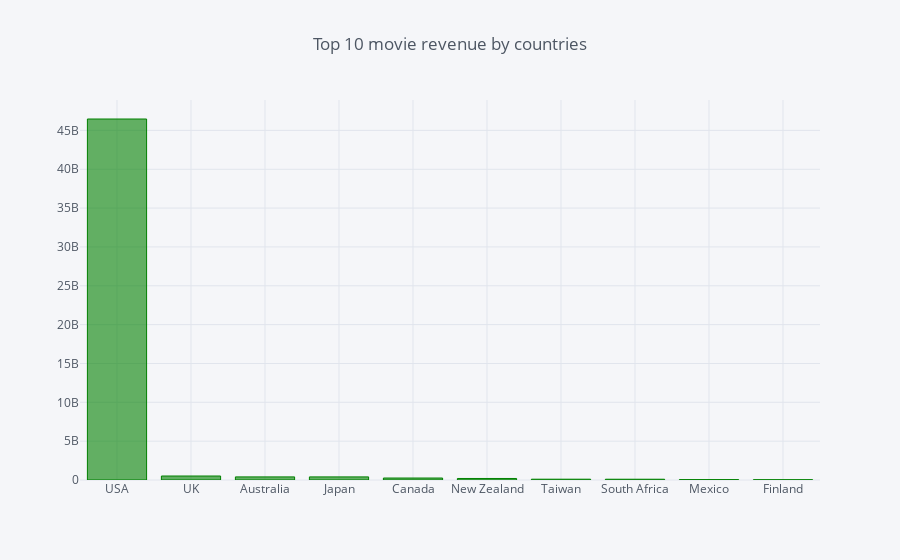

The notebook cell this image was saved under:
### Markdown cell above
_On this plot we can see that the USA is for long the country with the best gross per movie._

### Code cell
#net per year and country
npyac = pd.pivot_table(movies,index ='country',
                       values=['net'],
                       aggfunc=np.sum).sort_values('net',ascending=False).head(10)
npyac.iplot(kind='bar',color='green', title='Top 10 movie revenue by countries')
npyac.T

### Figure 1 — Plotly figure (JSON) as saved in the notebook; plotly's stock layout.template omitted (floating-point values rounded to 4 significant figures)
{"data": [{"marker": {"color": "rgba(0, 128, 0, 0.6)", "line": {"color": "rgba(0, 128, 0, 1.0)", "width": 1}}, "name": "net", "orientation": "v", "text": "", "type": "bar", "uid": "4b097034-b1c9-11e9-9b2c-e09467129110", "x": ["USA", "UK", "Australia", "Japan", "Canada", "New Zealand", "Taiwan", "South Africa", "Mexico", "Finland"], "y": [46467749297, 513052081, 401698853, 400460745, 253757608, 196891729, 102378209, 100178815, 48409716, 34509366]}], "layout": {"legend": {"bgcolor": "#F5F6F9", "font": {"color": "#4D5663"}}, "paper_bgcolor": "#F5F6F9", "plot_bgcolor": "#F5F6F9", "title": "Top 10 movie revenue by countries", "titlefont": {"color": "#4D5663"}, "xaxis": {"gridcolor": "#E1E5ED", "showgrid": true, "tickfont": {"color": "#4D5663"}, "title": "", "titlefont": {"color": "#4D5663"}, "zerolinecolor": "#E1E5ED"}, "yaxis": {"gridcolor": "#E1E5ED", "showgrid": true, "tickfont": {"color": "#4D5663"}, "title": "", "titlefont": {"color": "#4D5663"}, "zerolinecolor": "#E1E5ED"}}}
